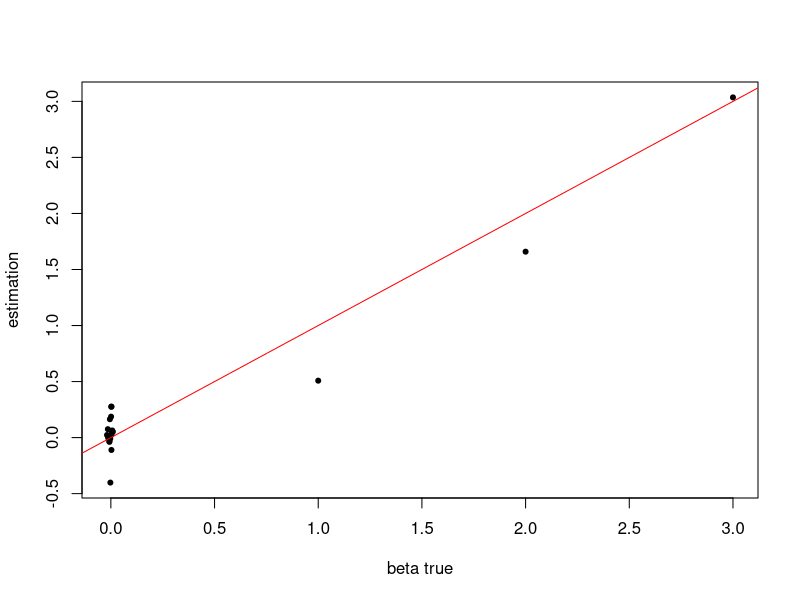
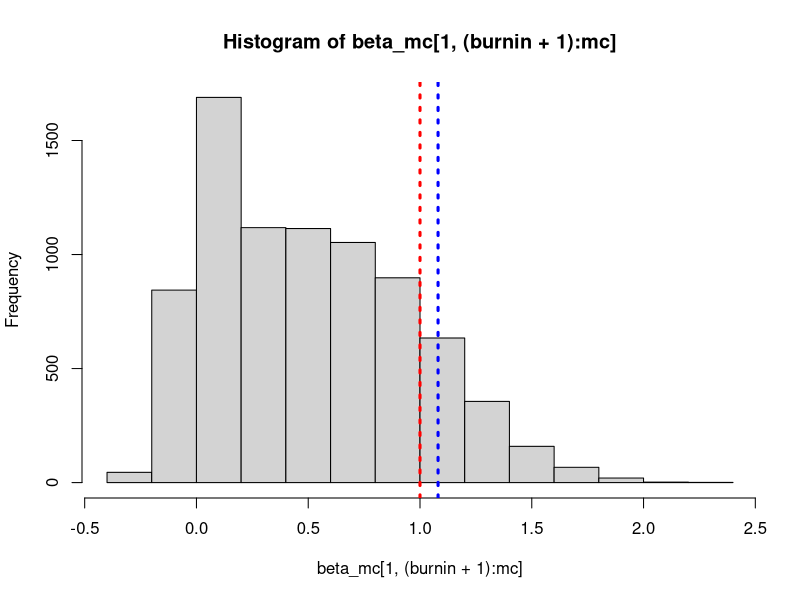
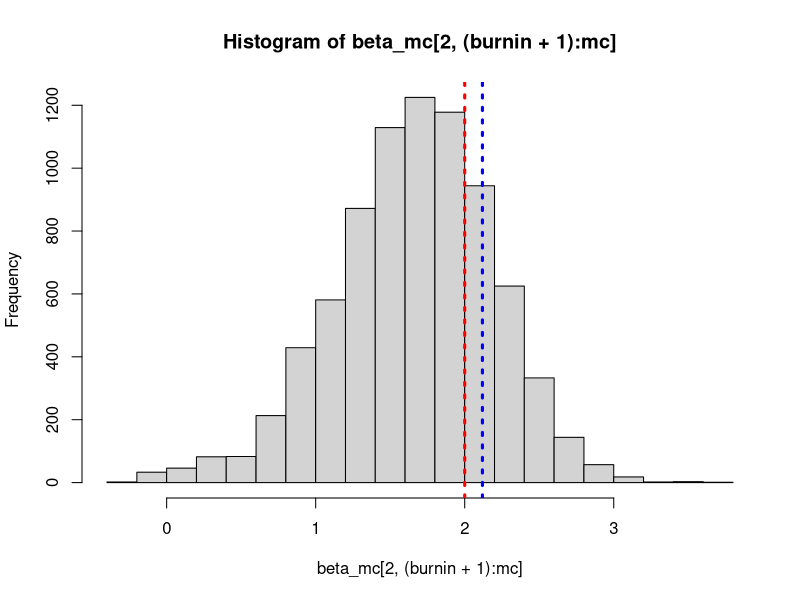
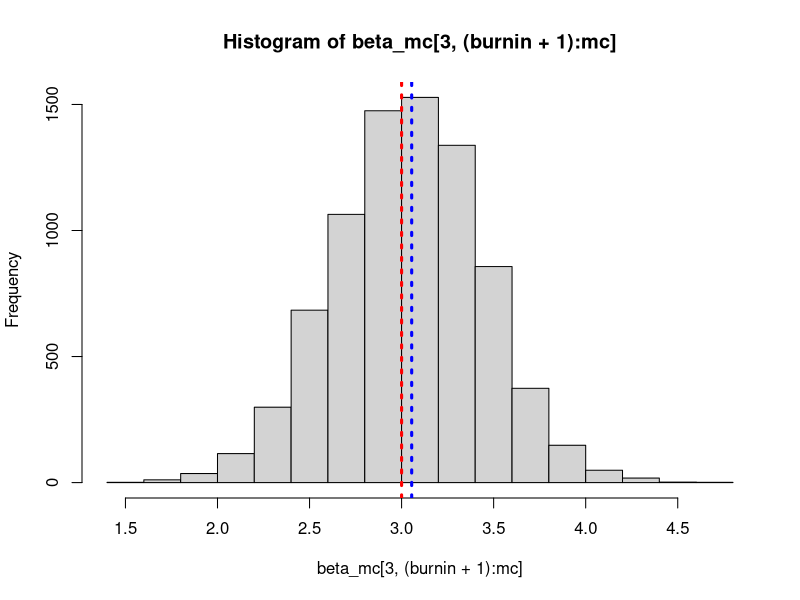

The R script that drew these images, in order:
# Draw data
n = 100
p = 20
beta_true = c(c(1,2,3), rnorm(p-3, 0, 0.01))
kappa = 1.25
sigma = kappa * sqrt(sum(beta_true^2))
X = matrix(rnorm(n*p), ncol = p)
y = as.numeric(X %*% beta_true) + sigma * rnorm(n)

# Precompute OLS estimates
beta_hat_ols = as.numeric(solve(t(X) %*% X) %*% t(X) %*% y)

# Precompute sufficient statistics, assuming each coefficient is in a block of its own
XtX = t(X) %*% X
XtXi = solve(XtX)
cond_mean_adj = matrix(NA, nrow = p, ncol = p-1)
cond_var_adj = rep(NA, p)
for (i in 1:p){
  cond_mean_adj[i,] = XtXi[i,-i] %*% solve(XtXi[-i,-i])
  cond_var_adj[i] = as.numeric(XtXi[i,i] - (XtXi[i,-i] %*% solve(XtXi[-i,-i]) %*% XtXi[-i,i]))
}

# Define sampling functions
horseshoe_prior <- function(beta_k, lambda){
  return((1/(2*sqrt(2*(pi^3))))*log(1+(4/((beta_k/lambda)^2))))
}

joint_horseshoe_prior <- function(beta_k, lambda){
  return((1/(2*lambda*sqrt(2*(pi^3))))*log(1+(4/((beta_k/lambda)^2)))*(2/(pi*(1+(lambda^2)))))
}

slice_evaluation <- function(a, b, beta_tilde_k, v0, v1, lambda){
  theta_new = runif(1, a, b)
  return(list(
    pi_eval = horseshoe_prior(beta_tilde_k + v0*sin(theta_new) + v1*cos(theta_new), lambda),
    theta_new = theta_new
  ))
}

beta_k_update <- function(k, beta, sigma2, lambda, theta, cond_mean_adj, cond_var_adj, beta_hat_ols){
  # Step 1
  beta_tilde_k = beta_hat_ols[k] + as.numeric(cond_mean_adj[k,] %*% (beta[-k] - beta_hat_ols[-k]))
  delta_k = beta[k] - beta_tilde_k
  v <- rnorm(1, 0, sqrt(sigma2 * cond_var_adj[k]))
  v0 = delta_k * sin(theta[k]) + v * cos(theta[k])
  v1 = delta_k * cos(theta[k]) - v * sin(theta[k])

  # Step 2: slice sampling delta
  ell <- runif(1, 0, horseshoe_prior(delta_k + beta_tilde_k, lambda))
  a = 0
  b = 2*pi
  slice_eval = slice_evaluation(a, b, beta_tilde_k, v0, v1, lambda)
  new_prior_eval = slice_eval$pi_eval
  theta_new = slice_eval$theta_new
  while(new_prior_eval < ell){
    if (theta_new < theta[k]) {
      a <- theta_new
    } else {
      b <- theta_new
    }
    slice_eval = slice_evaluation(a, b, beta_tilde_k, v0, v1, lambda)
    new_prior_eval = slice_eval$pi_eval
    theta_new = slice_eval$theta_new
  }
  theta_accept = theta_new

  # Extract delta and beta
  delta_accept = v0*sin(theta_accept) + v1*cos(theta_accept)
  beta_accept = beta_tilde_k + delta_accept

  return(list(beta = beta_accept, theta = theta_accept))
}

sigma_update <- function(y, X, beta, alpha, gamma){
  n <- length(y)
  s <- as.numeric(t(y - X %*% beta) %*% (y - X %*% beta))
  s1 <- (n + alpha)/2
  s2 <- (s + gamma)/2
  return(1/rgamma(1, shape = s1, rate = s2))
}

lambda_update <- function(lambda, beta){
  r <- rnorm(1, 0, (0.2))
  lambda_proposed <- exp(log(lambda) + r)
  log_prior_initial_lambda = sum(sapply(1:p, function(i) log(joint_horseshoe_prior(beta[i], lambda))))
  log_prior_proposed_lambda = sum(sapply(1:p, function(i) log(joint_horseshoe_prior(beta[i], lambda_proposed))))
  eta <- exp(log_prior_proposed_lambda - log_prior_initial_lambda + log(lambda_proposed) - log(lambda))
  u <- runif(1)
  return(ifelse(eta > u, lambda_proposed, lambda))
}

# Initialize sampling containers and hyperparameters
betas = rep(1, p)
sigma2 = 1
lambda = 1
theta = rep(1, p)
alpha = 1
gamma = 1
mc = 10000
beta_mc = matrix(NA, nrow = p, ncol = mc)
sigma_mc = rep(NA, mc)
lambda_mc = rep(NA, mc)

# Run the sampler
for (k in 1:mc){
  for (i in 1:p){
    update_list = beta_k_update(i, betas, sigma2, lambda, theta, cond_mean_adj, cond_var_adj, beta_hat_ols)
    betas[i] = update_list$beta
    theta[i] = update_list$theta
  }
  sigma2 = sigma_update(y, X, betas, alpha, gamma)
  lambda = lambda_update(lambda, betas)

  beta_mc[,k] = betas
  sigma_mc[k] = sigma2
  lambda_mc[k] = lambda
}

burnin = 2000
beta_est = rowMeans(beta_mc[,(burnin+1):mc])
plot(NULL,xlim=range(beta_true),ylim=range(c(beta_true, beta_est)),
     xlab = "beta true", ylab = "estimation", )
points(beta_true,beta_est,pch=20)
abline(0,1,col='red')

hist(beta_mc[1,(burnin+1):mc])
abline(v = beta_true[1], col = "red", lty = 3, lwd = 3)
abline(v = beta_hat_ols[1], col = "blue", lty = 3, lwd = 3)

hist(beta_mc[2,(burnin+1):mc])
abline(v = beta_true[2], col = "red", lty = 3, lwd = 3)
abline(v = beta_hat_ols[2], col = "blue", lty = 3, lwd = 3)

hist(beta_mc[3,(burnin+1):mc])
abline(v = beta_true[3], col = "red", lty = 3, lwd = 3)
abline(v = beta_hat_ols[3], col = "blue", lty = 3, lwd = 3)
